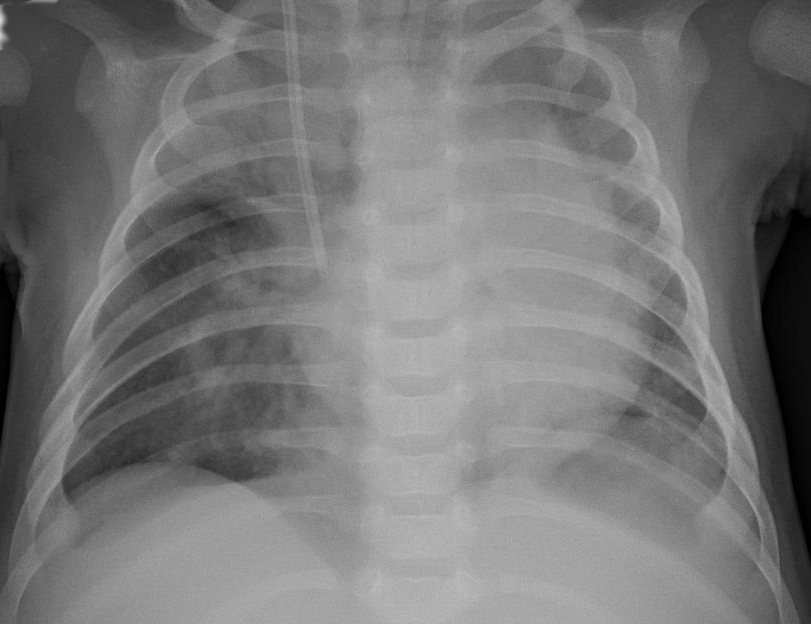
%> input picture Homeworks/TPC3/pneumonia.jpg, 811 x 624 px
$ octave TPC3_ATD_DiogoDoria_MarianaPaulino.m   (GNU Octave 9; MATLAB toolbox functions it lacks are replaced by stand-ins)
%> lines starting %> are read from the running program, lines starting %| are printed output that depends on the picture; in (x1, y1, x2, y2) boxes, pixels count from 0 and x2, y2 are one past the last pixel; in counts of white or black regions, pixels touching at a corner belong together; the program's own positions count from 1
%% TPC3_ATD_DiogoDoria_MarianaPaulino
%% 1. Carregamento da Imagem
I = imread('pneumonia.jpg');
%> I is the input picture: size 624x811x3 uint8; min 0, max 211, mean 119.2
title("Imagem Original");
imshow(I)

%% 2. Conversão da Imagem para Escala de Cinzas
I2 = rgb2gray(I);
figure
imshow(I2)

%% 3. Definir as Matrizes
h1 = [1 0 -1;1 0 -1;1 0 -1];
h2 = [1 1 1;0 0 0;-1 -1 -1];
h3 = [0 1 1;-1 0 1;-1 -1 0];
h4 = [1 1 0;1 0 -1;0 -1 -1];

%% 4. Aplicar convolução 2D
y1 = conv2(I2,h1,'same');
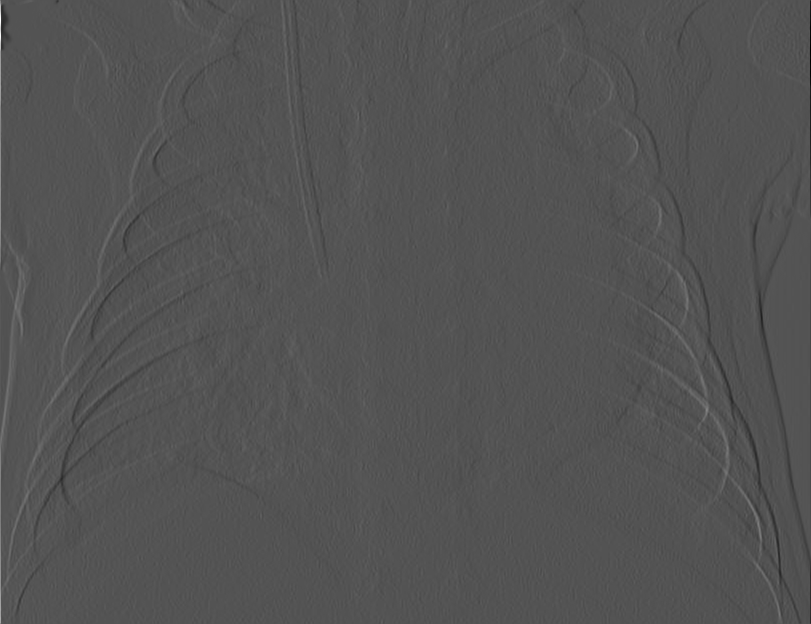
%> y1: size 624x811 double; min -289, max 592, mean -0.1; drawn with min black and max white
figure, imshow(y1)
%> after `imshow(y1)`:
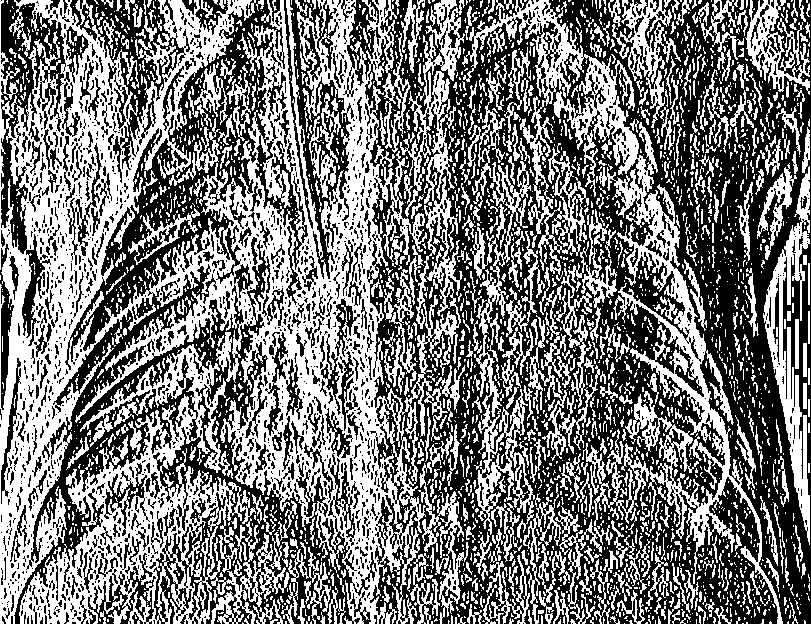
%> displayed picture: size 624x811, on the screen's scale of 0 to 255; 47.4% white; 2734 white regions (2141 under 20 px), largest, box (x1, y1, x2, y2) and area: (0, 0, 465, 624) 106730, (462, 0, 783, 624) 25336, (19, 344, 290, 624) 23674

y2 = conv2(I2,h2,'same');
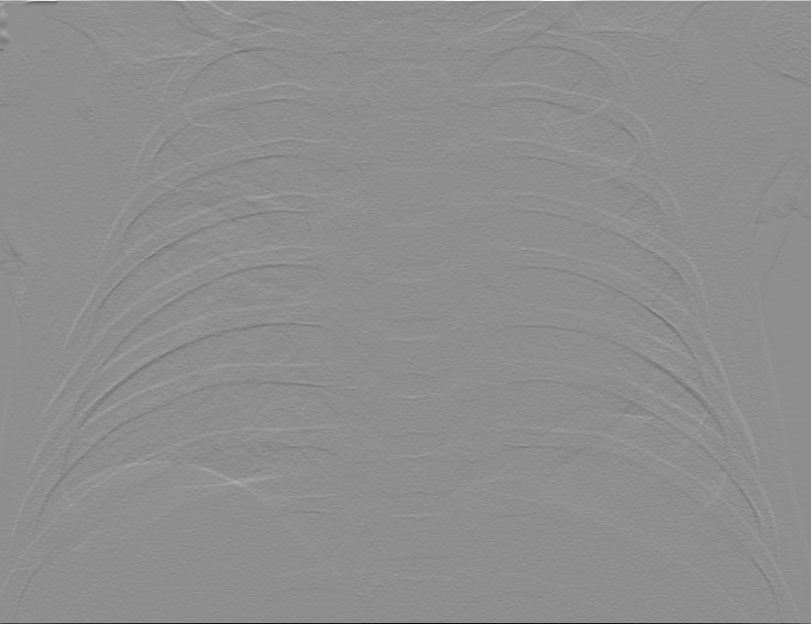
%> y2: size 624x811 double; min -536, max 425, mean 0.3; drawn with min black and max white
figure, imshow(y2)

y3 = conv2(I2,h3,'same');
figure, imshow(y3)
%> after `imshow(y3)`:
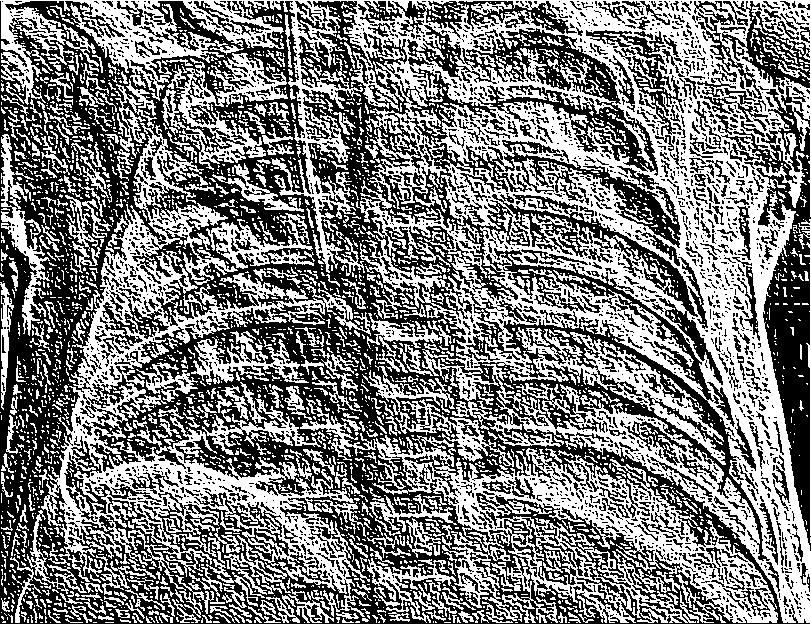
%> displayed picture: size 624x811, on the screen's scale of 0 to 255; 48.9% white; 3034 white regions (2417 under 20 px), largest, box (x1, y1, x2, y2) and area: (0, 0, 811, 624) 116196, (41, 123, 371, 618) 33851, (300, 398, 778, 623) 23036

y4 = conv2(I2,h4,'same');
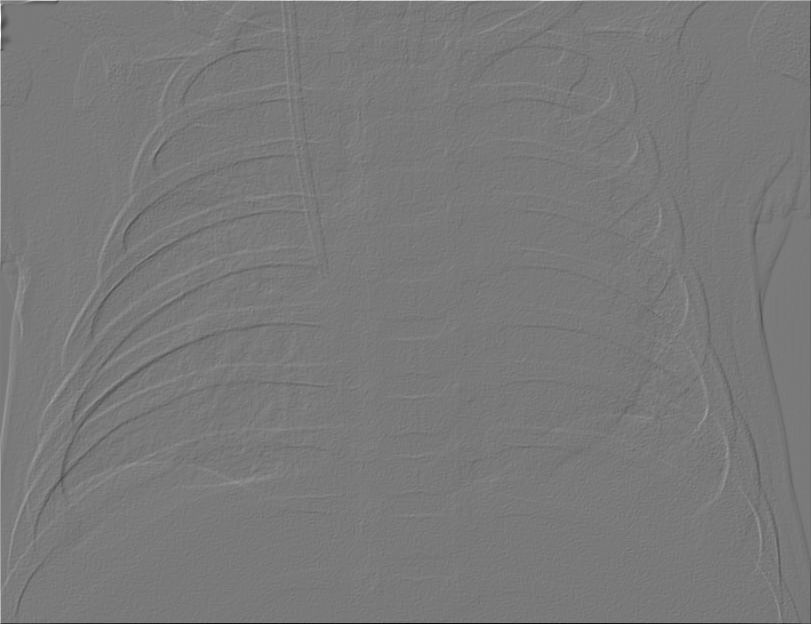
%> y4: size 624x811 double; min -365, max 399, mean 0.1; drawn with min black and max white
figure, imshow(y4)
%> after `imshow(y4)`:
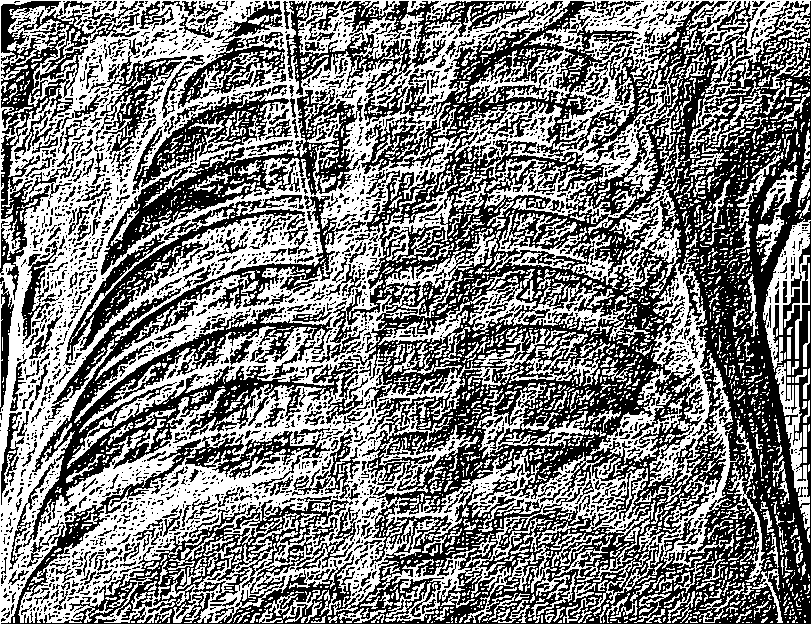
%> displayed picture: size 624x811, on the screen's scale of 0 to 255; 49.3% white; 2981 white regions (2406 under 20 px), largest, box (x1, y1, x2, y2) and area: (0, 0, 811, 624) 175968, (490, 172, 681, 294) 4593, (378, 281, 637, 357) 3983

%% 6. Soma das Imagens

sumall = I + uint8(y1) + uint8(y2) + uint8(y3) + uint8(y4);
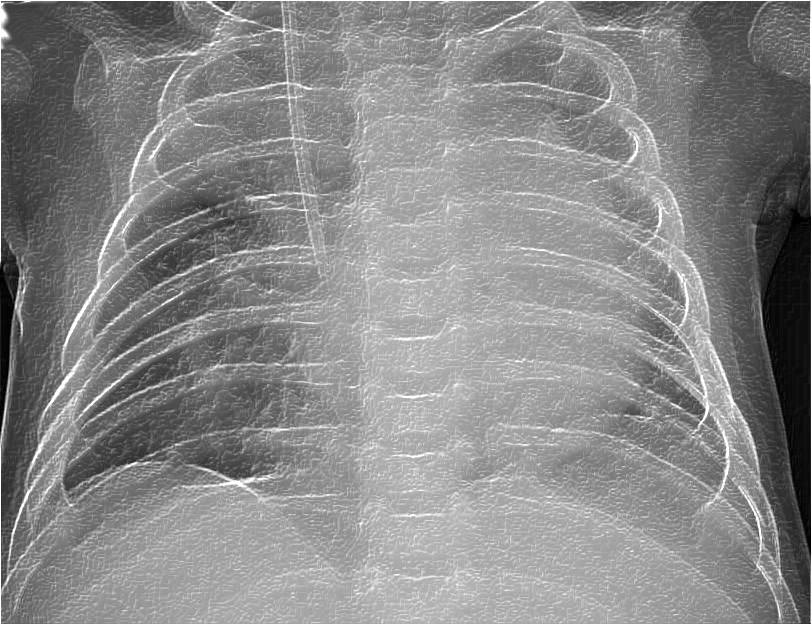
%> sumall: size 624x811x3 uint8; min 0, max 255, mean 136.2
figure
imshow(sumall);
